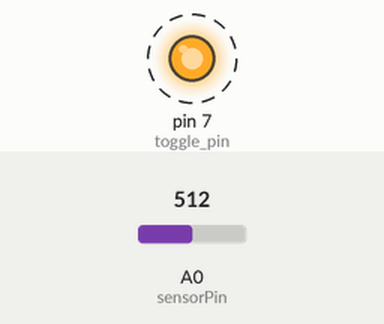
A sketch run on a simulated Arduino Nano, built with avr-gcc and run on an emulated ATmega328P. Parts: output pins drawn as LEDs (lit = HIGH). Dashed ring = blinking. The inputs (shaded band) are chosen by the test bench; at power-on: A0 (sensorPin) = 512. What the sketch prints to the serial monitor is not drawn.

Above: at 0.05 s.
Timing chart, 0 to 3.0 s (numbered marks = the images above):
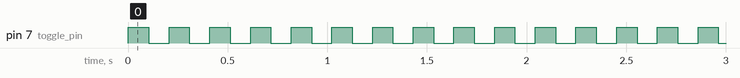

Measured:
- by itself, pin 7 (toggle_pin): alternates HIGH for 0.10 s and LOW for 0.10 s

The sketch:

ASCII_Pressure_Values.ino
```cpp
/*
  ASCII Packet Sender – Arduino to Raspberry Pi via USB Serial (115200 baud, 8N1)

  Packet Format (example):    #1.56,1.59,1.60,1.58;
  - Start marker:             '#'
  - 4 float values as voltage with 2 decimal places
  - Comma-separated
  - End marker:               ';'
  - Line ends with '\n' (from println) .....

  Packet Size Estimate:
  - ~4 characters per float × 4 values = ~16 chars
  - +3 commas + '#' + ';' = ~21 bytes per packet

  Theoretical Max Speed:
  - UART 115200 baud = ~11,520 bytes/sec
  - 11,520 ÷ 21 ≈ ~548 packets/second (ideal max)
  - Realistic: 50–200 packets/sec due to delays

  Advantages:
  - Easy to debug (human-readable in Serial Monitor)
  - Simple to log and parse on Raspberry Pi (split string)

  Disadvantages:
  - Less efficient (string overhead: digits, decimal points, commas, markers)
  - Slower than binary (larger packets)
*/

const float vRef = 3.27;
const int sensorPin = A0;
const int toggle_pin = 7;

void setup() {
  analogReference(EXTERNAL);  // Make sure AREF is connected to 3.27V
  Serial.begin(115200);
  pinMode(sensorPin, INPUT);
  pinMode(toggle_pin, OUTPUT);
  digitalWrite(toggle_pin, LOW);
}

void loop() {
  float readings[4];

  for (int i = 0; i < 4; i++) {
    int raw = analogRead(sensorPin);
    readings[i] = raw * (vRef / 1023.0);
  }

  // Send all 4 values as one ASCII packet
  Serial.print("#");
  for (int i = 0; i < 4; i++) {
    Serial.print(readings[i], 2); // 2 decimal places
    if (i < 3) Serial.print(","); // comma between values
  }
  Serial.println(";");

  // Toggle LED or pin for testing
  digitalWrite(toggle_pin, !digitalRead(toggle_pin));

  delay(100);  // adjust sampling rate as needed
}
```
